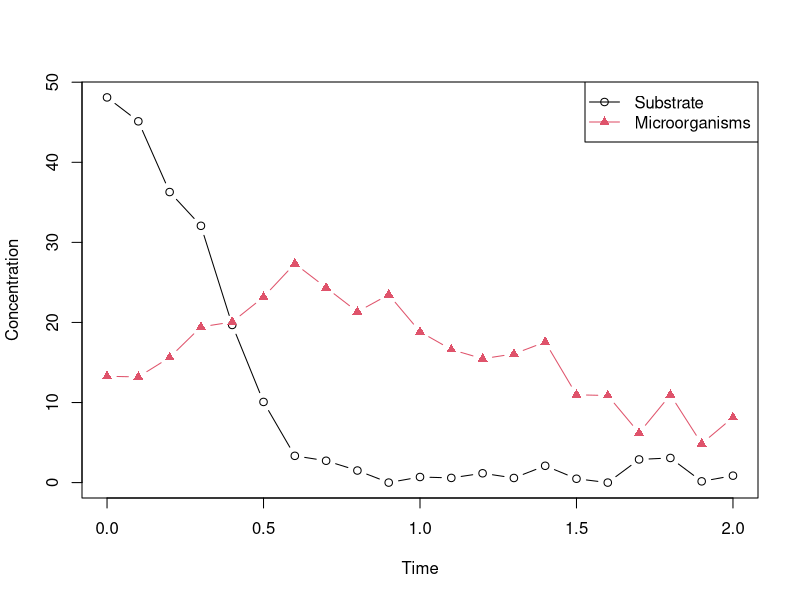

Write R code to recreate this figure. (Note: this script raises an error after producing the figure.)
## ---- chunk 1

## Loading data
## ----------------------------------------------
growth.dat <- read.table("../../data/model_growth.dat", header=TRUE, stringsAsFactors=FALSE)
C_M <- subset(growth.dat, var=="C_M")
C_S <- subset(growth.dat, var=="C_S")
## ---- chunk 2
## Plotting data
## ----------------------------------------------
plot(C_S$t, C_S$data, type="b", xlab="Time", ylab="Concentration")
lines(C_M$t, C_M$data, type="b", pch=17, col=2)
legend("topright", legend=c("Substrate", "Microorganisms"), col=c(1,2), pch=c(1,17), lty=1)

## ---- chunk 3

## Combining Data
## ----------------------------------------------
## Construct new data frame
y.df <- data.frame( cbind( rep( "C_new", nrow(y.obs.dep) ), y.obs.dep ) )
names(y.df) <- colnames(growth.dat)

## Combine the two data sets
growth.dat.long <- rbind(growth.dat, y.df)

